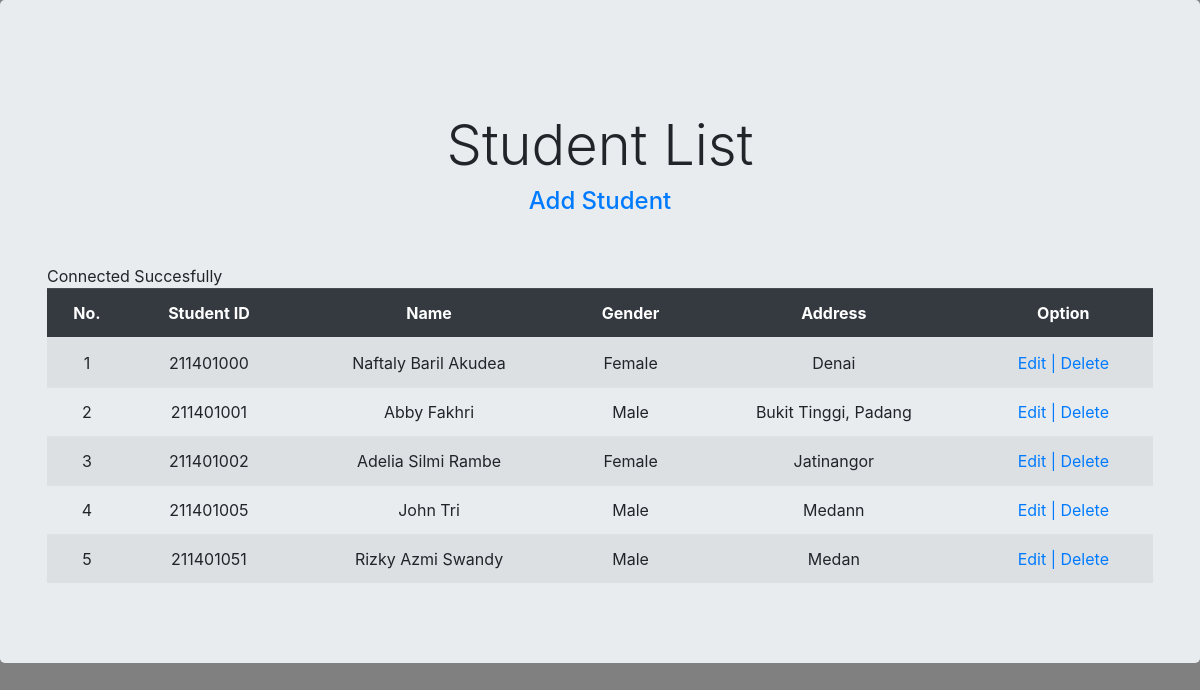
The page / on the database its author committed.
### tables this page shows
CREATE TABLE `mahasiswa` (
  `nim` varchar(20) NOT NULL,
  `nama` varchar(255) NOT NULL,
  `gender` varchar(255) NOT NULL,
  `alamat` varchar(255) NOT NULL
);

### index.php (the view, shortened to what this page needs)
<!DOCTYPE html>
<html lang="en">
<head>
    <link rel="stylesheet" href="https://cdn.jsdelivr.net/npm/bootstrap@4.6.2/dist/css/bootstrap.min.css"
>
</head>
<body style="background-color:grey;">
    <div class="jumbotron" id="jadwal">
        <div class="container">
            <div class="col-lg-12 text-center my-5">
                <h3 class="display-4">Student List</h3>
                <a href="Add.php">
                    <h4>Add Student</h4>
                </a>
            </div>
            <table class="table table-striped" style="text-align: center; ">
                <thead class="table-dark">
                    <th>No.</th>
                    <th>Student ID</th>
                    <th>Name</th>
                    <th>Gender</th>
                    <th>Address</th>
                    <th>Option</th>
                </thead>
                <?php
                include_once 'connection.php';
                $no = 1;
                $data = mysqli_query($connection, "SELECT * FROM mahasiswa");
                while ($d = mysqli_fetch_array($data)) {
                ?>
                <tr>
                    <td><?php echo $no++; ?></td>
                    <td><?php echo $d['nim']; ?></td>
                    <td><?php echo $d['nama']; ?></td>
                    <td><?php echo $d['gender']; ?></td>
                    <td><?php echo $d['alamat']; ?></td>
                    <td>
                        <a href="edit.php ?nim=<?php echo $d['nim']; ?>">Edit </a>
                        <a href="delete.php ?nim=<?php echo $d['nim']; ?>">| Delete</a>
                    </td>
                </tr>
                <?php
                }
                ?>
            </table>
        </div>
    </div>
</body>
</html>

### rows shown on the page
mahasiswa: nim "211401000", nama "Naftaly Baril Akudea", gender "Female", alamat "Denai"
mahasiswa: nim "211401001", nama "Abby Fakhri", gender "Male", alamat "Bukit Tinggi, Padang"
mahasiswa: nim "211401002", nama "Adelia Silmi Rambe", gender "Female", alamat "Jatinangor"
mahasiswa: nim "211401005", nama "John Tri", gender "Male", alamat "Medann"
mahasiswa: nim "211401051", nama "Rizky Azmi Swandy", gender "Male", alamat "Medan"
